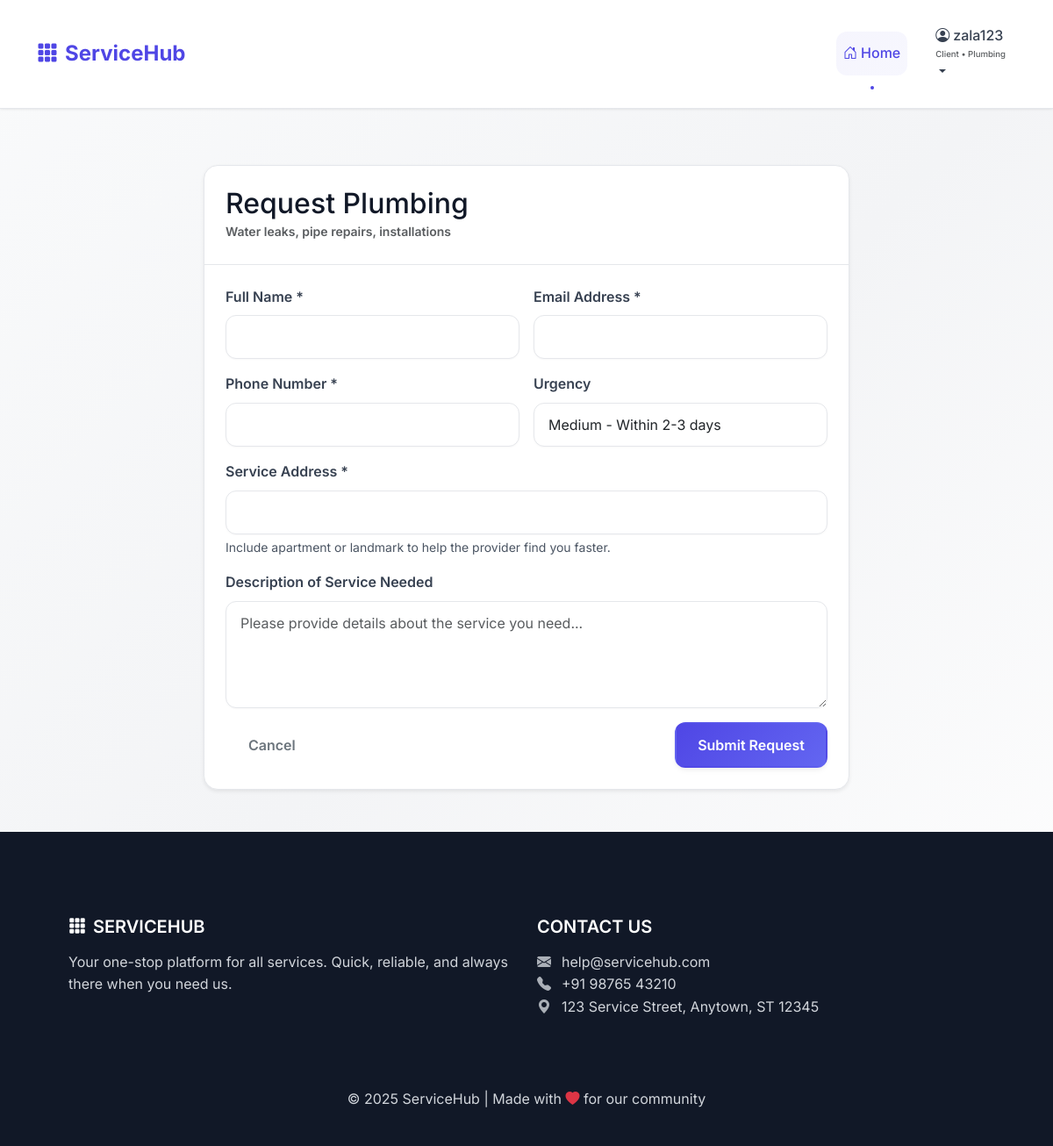
/service/1 (signed in), run on the app's committed database.
### app.py (models this page shows, shortened)
class Service(db.Model):
    id = db.Column(db.Integer, primary_key=True)
    name = db.Column(db.String(100), nullable=False)
    description = db.Column(db.Text, nullable=True)
    requests = db.relationship('ServiceRequest', backref='service', lazy=True)

### app.py (the view)
@app.route('/service/<int:service_id>')
def service_form(service_id):
    if not session.get('user_id'):
        next_url = url_for('service_form', service_id=service_id)
        return redirect(url_for('login', next=next_url))
    service = Service.query.get_or_404(service_id)
    return render_template('service_form.html', service=service)

### templates/service_form.html (shortened to what this page needs)
{% extends "base.html" %}
{% block content %}
<div class="row justify-content-center">
    <div class="col-md-8">
        <div class="card shadow-sm">
            <div class="card-header">
                <h2 class="mb-0">Request {{ service.name }}</h2>
                <small class="text-muted">{{ service.description }}</small>
            </div>
            <div class="card-body">
                <form action="{{ url_for('submit_request') }}" method="post" novalidate>
                    <div class="row g-3 mb-3">
                        <div class="col-md-6">
                            <label for="customer_name" class="form-label">Full Name *</label>
                            <input type="text" class="form-control" id="customer_name" name="customer_name" required aria-required="true">
                        </div>
                        <div class="col-md-6">
                            <label for="customer_email" class="form-label">Email Address *</label>
                            <input type="email" class="form-control" id="customer_email" name="customer_email" required>
                        </div>
                    </div>
                    <div class="row g-3 mb-3">
                        <div class="col-md-6">
                            <label for="customer_phone" class="form-label">Phone Number *</label>
                            <input type="tel" class="form-control" id="customer_phone" name="customer_phone" required>
                        </div>
                        <div class="col-md-6">
                            <label for="urgency" class="form-label">Urgency</label>
                            <select class="form-select" id="urgency" name="urgency">
                                <option value="Medium" selected>Medium - Within 2-3 days</option>
                            </select>
                        </div>
                    </div>
                    <div class="mb-3">
                        <label for="address" class="form-label">Service Address *</label>
                        <input type="text" class="form-control" id="address" name="address" required>
                        <div class="form-text">Include apartment or landmark to help the provider find you faster.</div>
                    </div>
                    <div class="mb-3">
                        <label for="description" class="form-label">Description of Service Needed</label>
                        <textarea class="form-control" id="description" name="description" rows="4" placeholder="Please provide details about the service you need..."></textarea>
                    </div>
                    <div class="d-flex justify-content-between align-items-center">
                        <a href="{{ url_for('index') }}" class="btn btn-outline-secondary">Cancel</a>
                        <button type="submit" class="btn btn-primary">Submit Request</button>
                    </div>
                </form>
            </div>
        </div>
    </div>
</div>
{% endblock %}

### templates/base.html (shortened to what this page needs)
<!DOCTYPE html>
<html lang="en">
<head>
    <link href="https://cdn.jsdelivr.net/npm/bootstrap@5.3.0/dist/css/bootstrap.min.css" rel="stylesheet">
    <link href="https://cdn.jsdelivr.net/npm/bootstrap-icons@1.10.0/font/bootstrap-icons.css" rel="stylesheet">
    <link rel="stylesheet" href="{{ url_for('static', filename='css/style.css') }}">
</head>
<body class="site-bg">
    <nav class="navbar navbar-expand-lg navbar-dark">
        <div class="container">
            <a class="navbar-brand" href="{{ url_for('index') }}">
                <i class="bi bi-grid-3x3-gap-fill me-2"></i>ServiceHub
            </a>
            <div class="collapse navbar-collapse" id="navbarNav">
                <ul class="navbar-nav ms-auto align-items-center">
                    <li class="nav-item">
                        <a class="nav-link active" href="{{ url_for('index') }}">
                            <i class="bi bi-house-door me-1"></i>Home
                        </a>
                    </li>
                    {% if session.get('username') %}
                    <li class="nav-item dropdown ms-3">
                        <a class="nav-link dropdown-toggle text-white" href="#" id="userMenu" role="button" data-bs-toggle="dropdown" aria-expanded="false">
                            <i class="bi bi-person-circle me-1"></i>{{ session.get('username') }}
                            {% if session.get('role') %}
                                <small class="d-block text-muted" style="font-size:0.6rem">
                                    {{ session.get('role')|capitalize }}
                                    {% if session.get('service_type') %}
                                        • {{ session.get('service_type') }}
                                    {% endif %}
                                </small>
                            {% endif %}
                        </a>
                    </li>
                    {% endif %}
                </ul>
            </div>
        </div>
    </nav>
    <div class="container mt-5">
        {% block content %}{% endblock %}
    </div>
    <footer class="text-center text-lg-start mt-5">
        <div class="container p-5">
            <div class="row">
                <div class="col-lg-6 col-md-12 mb-4 mb-md-0">
                    <h5 class="text-uppercase">
                        <i class="bi bi-grid-3x3-gap-fill me-2"></i>ServiceHub
                    </h5>
                    <p>
                        Your one-stop platform for all services. Quick, reliable, and always there when you need us.
                    </p>
                </div>
                <div class="col-lg-6 col-md-12 mb-4 mb-md-0">
                    <h5 class="text-uppercase">Contact Us</h5>
                    <p class="contact-info">
                        <i class="bi bi-envelope-fill"></i>help@servicehub.com<br>
                        <i class="bi bi-telephone-fill"></i>+91 98765 43210<br>
                        <i class="bi bi-geo-alt-fill"></i>123 Service Street, Anytown, ST 12345
                    </p>
                </div>
            </div>
        </div>
        <div class="text-center p-3">
            © 2025 ServiceHub | Made with <i class="bi bi-heart-fill text-danger"></i> for our community
        </div>
    </footer>
</body>
</html>

### data on the page
Service: get "Plumbing", name "Plumbing", description "Water leaks, pipe repairs, installations"

### other printed values
{{ session.get('username') }} "zala123"
{{ session.get('role')|capitalize }} "Client"
